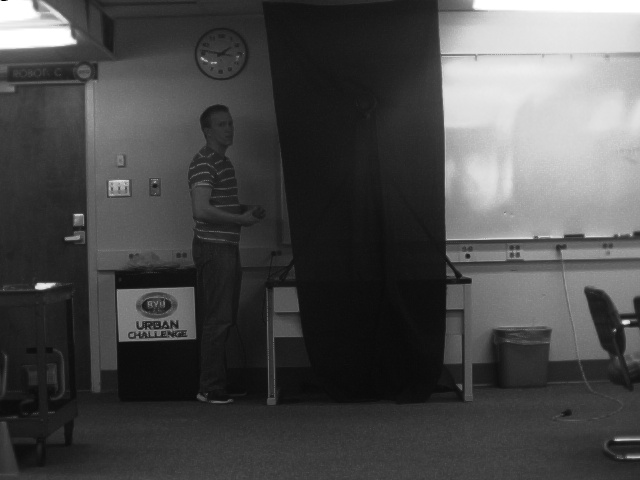
#> input picture hw1/Baseball Practice Images/1L05.jpg, 640 x 480 px; its folder holds 4 pictures in this run
$ python img2vid.py
#> lines starting #> are read from the running program, lines starting #| are printed output that depends on the picture
# convert pictures to avi
import cv2 as cv  # import opencv for video capture/processing
import imutils  # import imutils for frame manipulation
import numpy as np  # import numpy for numerical calculations

numFrames = 36  # indicate number of frames for the video
tgt_width = 640  # target width of video
tgt_height = 480  # target height of video
fps = 60  # target frames per second
# configure left video output file
leftVid = cv.VideoWriter('ball_left_vid.avi', cv.VideoWriter_fourcc('M', 'J', 'P', 'G'), fps, (tgt_width, tgt_height))
# configure right video output file
rightVid = cv.VideoWriter('ball_right_vid.avi', cv.VideoWriter_fourcc('M', 'J', 'P', 'G'), fps, (tgt_width, tgt_height))
# configure video output file for both right and left
fullVid = cv.VideoWriter('ball_both_vid.avi', cv.VideoWriter_fourcc('M', 'J', 'P', 'G'), fps, (2*tgt_width, tgt_height))

for i in range(numFrames):  # work through all frames
    leftFrame = ''  # initialize left frame variable
    rightFrame = ''  # initialize right frame variable

    # generate file names to pull from picture path
    if i < 5:
        leftFrame = ("Baseball Practice Images/1L0{}.jpg".format(i + 5))
        rightFrame = ("Baseball Practice Images/1R0{}.jpg".format(i + 5))
    else:
        leftFrame = ("Baseball Practice Images/1L{}.jpg".format(i + 5))
        rightFrame = ("Baseball Practice Images/1R{}.jpg".format(i + 5))

    leftFrame = cv.imread(leftFrame)  # read left frame data
#> leftFrame is the input picture: shape (480, 640, 3); min 1, max 255, mean 75.4
    rightFrame = cv.imread(rightFrame)  # read right frame data

    leftFrame = imutils.resize(leftFrame, height=tgt_height, width=tgt_width)  # resize frame to target dimensions
    rightFrame = imutils.resize(rightFrame, height=tgt_height, width=tgt_width)  # resize frame to target dimensions

    fullFrame = np.hstack((leftFrame, rightFrame))  # place right and left frames next to each other
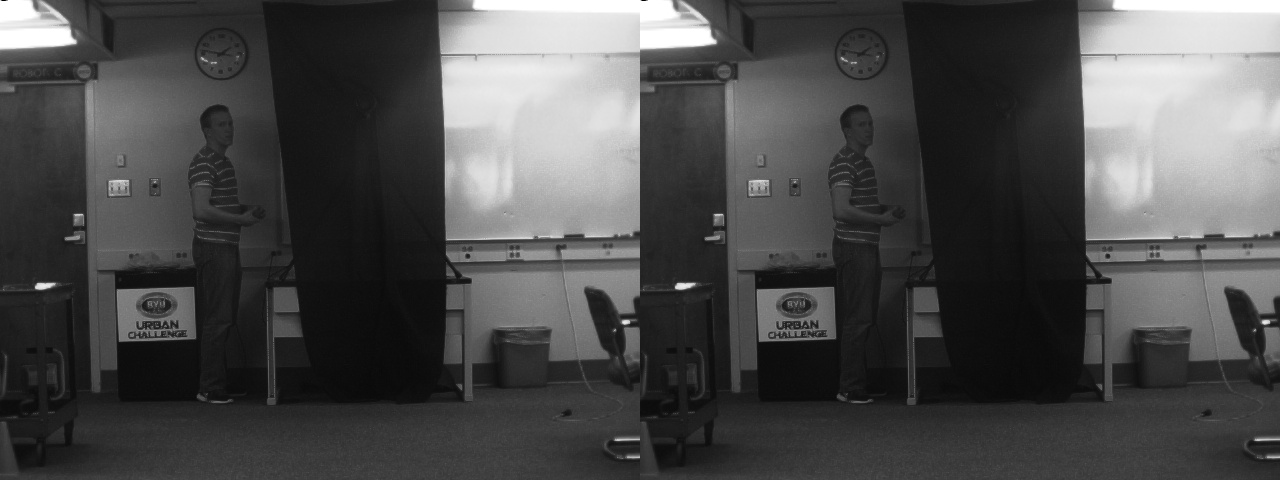
#> fullFrame: shape (480, 1280, 3); min 1, max 255, mean 75.4

    leftVid.write(leftFrame)  # write left frame to its video file
    rightVid.write(rightFrame)  # write right frame to its video file
    fullVid.write(fullFrame)  # write full frame to its video file
#> pass 2 of the loop `for i in range(numFrames):`:
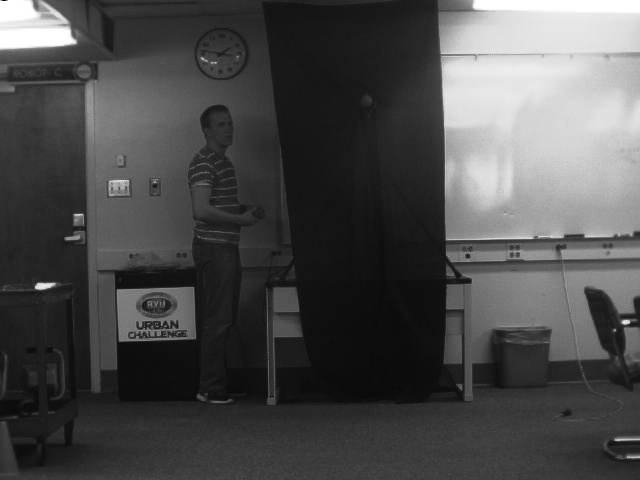
#> input picture hw1/Baseball Practice Images/1L06.jpg, 640 x 480 px
#> leftFrame is the input picture: shape (480, 640, 3); min 1, max 255, mean 75.4
#> `fullFrame = np.hstack((leftFrame, rightFrame))`:
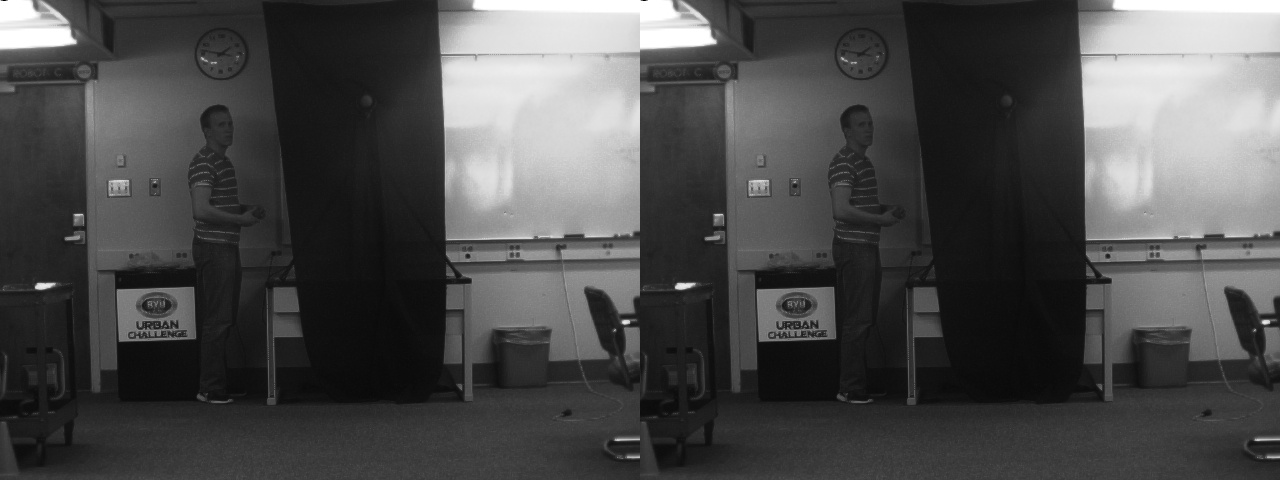
#> fullFrame: shape (480, 1280, 3); min 1, max 255, mean 75.4
#> pass 3 of the loop `for i in range(numFrames):`:
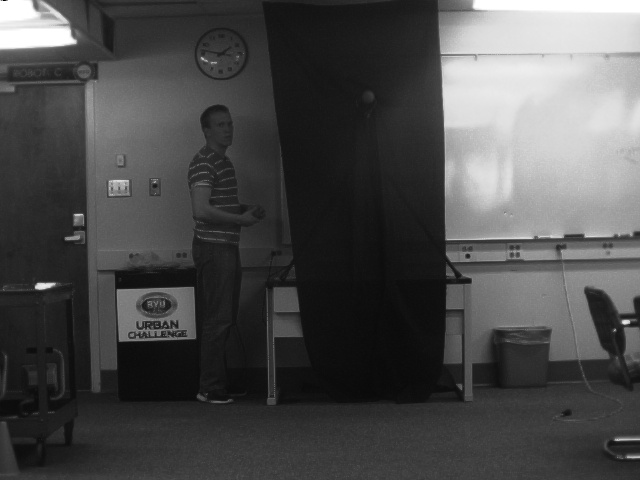
#> input picture hw1/Baseball Practice Images/1L07.jpg, 640 x 480 px
#> leftFrame is the input picture: shape (480, 640, 3); min 1, max 255, mean 75.4
#> `fullFrame = np.hstack((leftFrame, rightFrame))`:
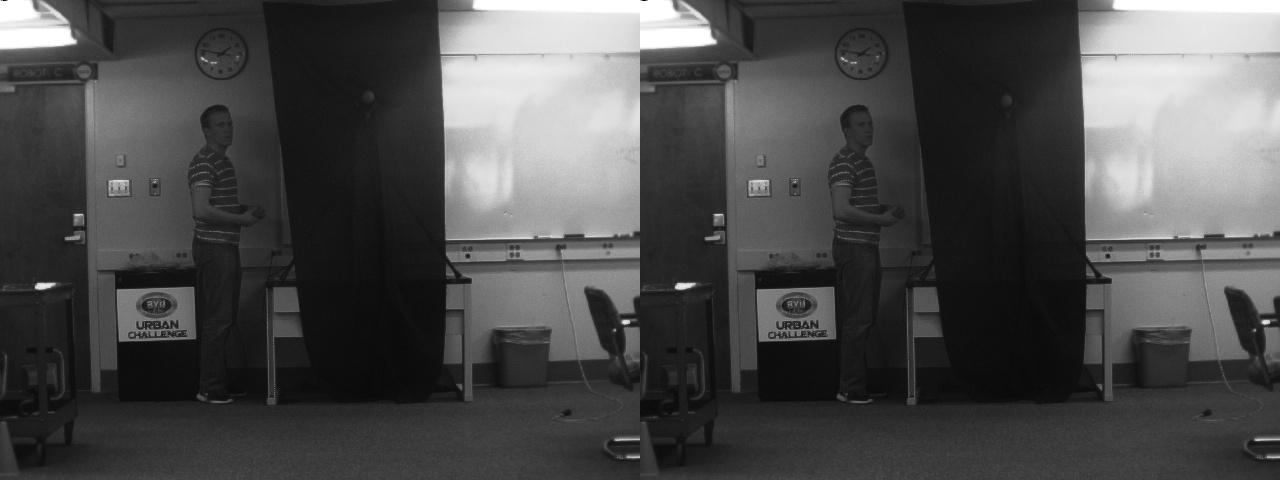
#> fullFrame: shape (480, 1280, 3); min 1, max 255, mean 75.4
#> (the run stopped early here; a loop or call above may not have finished)
